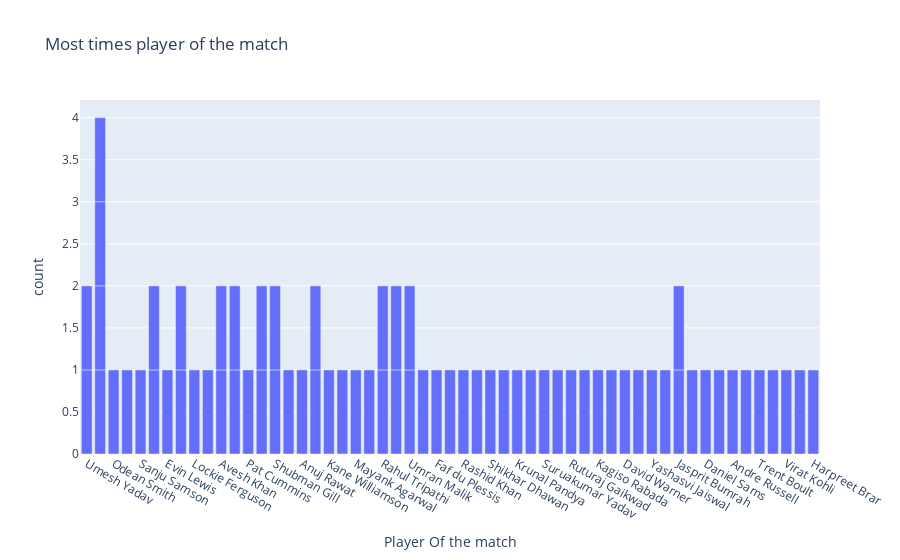

Here is the notebook cell this chart was saved with:
### Code cell
fig = px.bar(dt, x= dt['player_of_the_match'], title =
            'Most times player of the match')
fig.update_layout(xaxis=dict(title_text = 'Player Of the match'))
fig.show()

### Figure 1 — Plotly figure (JSON) as saved in the notebook; plotly's stock layout.template omitted (floating-point values rounded to 4 significant figures)
{"data": [{"alignmentgroup": "True", "hovertemplate": "player_of_the_match=%{x}<br>count=%{y}<extra></extra>", "legendgroup": "", "marker": {"color": "#636efa", "pattern": {"shape": ""}}, "name": "", "offsetgroup": "", "orientation": "v", "showlegend": false, "textposition": "auto", "type": "bar", "x": ["Umesh Yadav", "Kuldeep Yadav", "Odean Smith", "Mohammed Shami", "Sanju Samson", "Wanindu Hasaranga", "Evin Lewis", "Umesh Yadav", "Jos Buttler", "Lockie Ferguson", "Liam Livingstone", "Avesh Khan", "Dinesh Karthik", "Pat Cummins", "Quinton de Kock", "Shubman Gill", "Abhishek Sharma", "Anuj Rawat", "Kuldeep Yadav", "Yuzvendra Chahal", "Kane Williamson", "Shivam Dube", "Mayank Agarwal", "Hardik Pandya", "Rahul Tripathi", "K L Rahul", "Dinesh Karthik", "Umran Malik", "David Miller", "Yuzvendra Chahal", "Faf du Plessis", "Kuldeep Yadav", "Mukesh Choudhary", "Jos Buttler", "Rashid Khan", "Marco Jansen", "K L Rahul", "Shikhar Dhawan", "Riyan Parag", "Umran Malik", "Kuldeep Yadav", "Krunal Pandya", "Rahul Tewatia", "Suruakumar Yadav", "Mohsin Khan", "Ruturaj Gaikwad", "Rinku Singh", "Kagiso Rabada", "Harshal Patel", "David Warner", "Tim David", "Yashasvi Jaiswal", "Avesh Khan", "Wanindu Hasaranga", "Devon Conway", "Jasprit Bumrah", "Shubman Gill", "Mitchell Marsh", "Daniel Sams", "Jonny Bairstow", "Andre Russell", "W. Saha", "Trent Boult", "Shardul Thakur", "Rahul Tripathi", "Quinton de Kock", "Virat Kohli", "R Aswin", "Jasprit Bumrah", "Harpreet Brar", null], "xaxis": "x", "y": [1, 1, 1, 1, 1, 1, 1, 1, 1, 1, 1, 1, 1, 1, 1, 1, 1, 1, 1, 1, 1, 1, 1, 1, 1, 1, 1, 1, 1, 1, 1, 1, 1, 1, 1, 1, 1, 1, 1, 1, 1, 1, 1, 1, 1, 1, 1, 1, 1, 1, 1, 1, 1, 1, 1, 1, 1, 1, 1, 1, 1, 1, 1, 1, 1, 1, 1, 1, 1, 1, 1], "yaxis": "y"}], "layout": {"autosize": true, "barmode": "relative", "legend": {"tracegroupgap": 0}, "title": {"text": "Most times player of the match"}, "xaxis": {"anchor": "y", "autorange": true, "domain": [0, 1], "range": [-0.5, 54.5], "title": {"text": "Player Of the match"}, "type": "category"}, "yaxis": {"anchor": "x", "autorange": true, "domain": [0, 1], "range": [0, 4.211], "title": {"text": "count"}, "type": "linear"}}}
